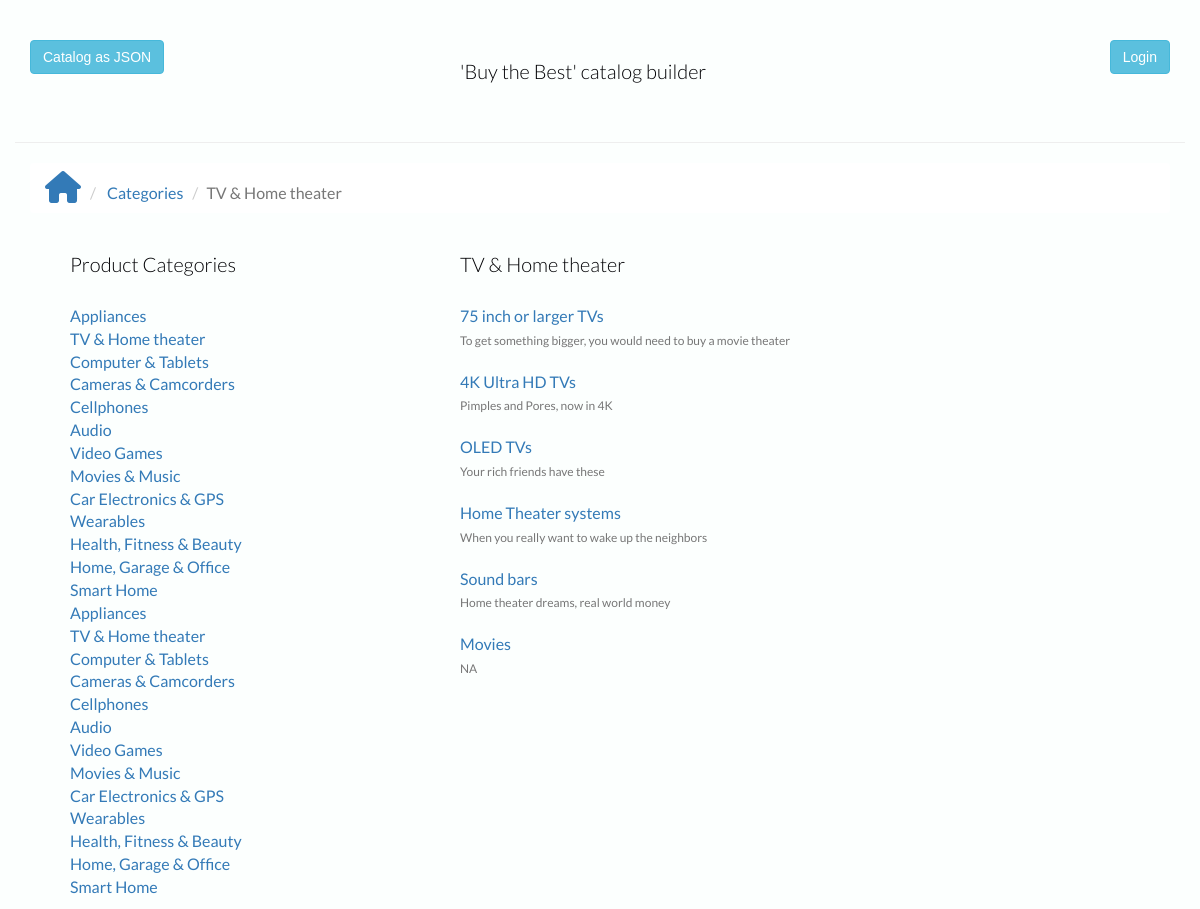
The app's page /category/2/ with its own data.
### database_create.py (models this page shows, shortened)
class Category(Base):
    __tablename__ = 'category'
    id = Column(Integer, primary_key=True)
    name = Column(String(80), nullable=False)

class Product(Base):
    __tablename__ = 'product'
    id = Column(Integer, primary_key=True)
    name = Column(String(250), nullable=False)
    description = Column(String(500))
    image = Column(String(250))
    created_at = Column(TIMESTAMP, nullable=False)
    updated_at = Column(TIMESTAMP)
    category_id = Column(Integer, ForeignKey('category.id'),
                         nullable=False)
    category = relationship(Category)
    user_id = Column(Integer, ForeignKey('user.id'), nullable=False)
    user = relationship(User)

### application.py (the view)
@app.route('/category/<int:category_id>/')
def showCategory(category_id):
    category = session.query(Category).filter_by(id=category_id).one()
    categories = session.query(Category).order_by(asc(Category.id))
    products = session.query(Product).filter_by(category_id=category.id)
    return render_template(
        'categories.html', category=category, products=products,
        categories=categories)

### templates/categories.html (shortened to what this page needs)
{% extends "base.html" %}
{% block content %}
<ol class="breadcrumb">
   <li> <a href="/"><i class="fa fa-home fa-2x"></i></a> </li>
   <li> <a href="/category">Categories</a> </li>
   <li class="active">{{ category.name }} </li>
</ol>
<div class="row">
   <div class="menu">
      <div class ="col-md-4 col-sm-4 col-xs-4 text-left">
         <h3>Product Categories</h3>
         <ul>
            {% for category in categories %}
            <li class="list"> <a href="{{ url_for('showCategory', category_id=category.id) }}">{{ category.name }}</a></li>
            {% endfor %}
         </ul>
      </div>
      <div class="col-md-8 col-sm-6 col-xs-6 text-left">
         <h3 class="text-left">{{ category.name }}</h3>
         <ul>
            {% for p in products %}
            <li class="list"> <a href="{{ url_for('showProduct', category_id=p.category.id, product_id=p.id) }}">{{ p.name }} </a><span class="category text-muted subtitle"><br>{{ p.description}}
               <br>
            </li>
            <br>
            {% endfor %}
         </ul>
      </div>
   </div>
</div>
{% endblock%}

### static/styles.css (style rules this page uses)
body { font-family: sans-serif; background-color: #fcfffe; }
li { font-family: 'Lato', sans-serif; font-size: 16px; color: #3D5A80; list-style-type: none; }
h1, h2, h3 { font-family: 'Lato', sans-serif; font-size: 20px; font-weight: 300; color: #020205; list-style-type: none; padding-left: 40px; padding-bottom: 20px; }
.breadcrumb { background-color: #ffffff; }
.subtitle { font-size: 12px; }

### records on screen
Category: name "TV & Home theater"
Category: name "Appliances"
Category: name "Computer & Tablets"
Category: name "Cameras & Camcorders"
Category: name "Cellphones"
Category: name "Audio"
Category: name "Video Games"
Category: name "Movies & Music"
Category: name "Car Electronics & GPS"
Category: name "Wearables"
Category: name "Health, Fitness & Beauty"
Category: name "Home, Garage & Office"
Category: name "Smart Home"
Category: name "Appliances"
Category: name "TV & Home theater"
Category: name "Computer & Tablets"
Category: name "Cameras & Camcorders"
Category: name "Cellphones"
Category: name "Audio"
Category: name "Video Games"
Category: name "Movies & Music"
Category: name "Car Electronics & GPS"
Category: name "Wearables"
Category: name "Health, Fitness & Beauty"
Category: name "Home, Garage & Office"
Category: name "Smart Home"
Product: name "75 inch or larger TVs", description "To get something bigger, you would need to buy a movie theater"
Product: name "4K Ultra HD TVs", description "Pimples and Pores, now in 4K"
Product: name "OLED TVs", description "Your rich friends have these"
Product: name "Home Theater systems", description "When you really want to wake up the neighbors"
Product: name "Sound bars", description "Home theater dreams, real world money"
Product: name "Movies", description "NA"
